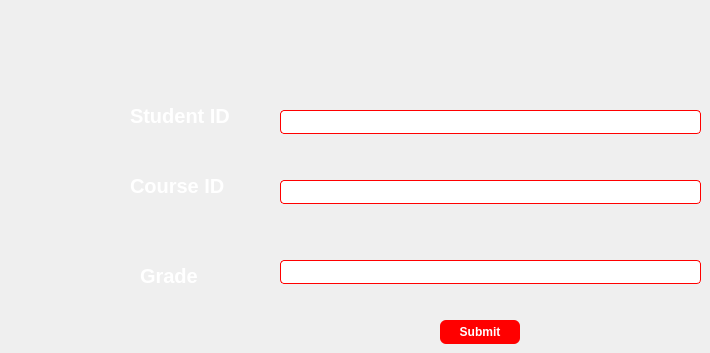
        <widget class="QWidget" name="tab_3">
         <attribute name="title">
          <string>Mange Grades</string>
         </attribute>
         <widget class="QLineEdit" name="lineEdit_studentID">
          <property name="geometry">
           <rect>
            <x>280</x>
            <y>110</y>
            <width>421</width>
            <height>24</height>
           </rect>
          </property>
          <property name="styleSheet">
           <string notr="true">
   color:white;
    border: 1px solid Red;
    border-radius: 4px;
    padding: 4px;

</string>
          </property>
         </widget>
         <widget class="QLineEdit" name="lineEdit_courseID_2">
          <property name="geometry">
           <rect>
            <x>280</x>
            <y>180</y>
            <width>421</width>
            <height>24</height>
           </rect>
          </property>
          <property name="styleSheet">
           <string notr="true">
   color:white;
    border: 1px solid Red;
    border-radius: 4px;
    padding: 4px;

</string>
          </property>
         </widget>
         <widget class="QLineEdit" name="lineEdit_grade">
          <property name="geometry">
           <rect>
            <x>280</x>
            <y>260</y>
            <width>421</width>
            <height>24</height>
           </rect>
          </property>
          <property name="styleSheet">
           <string notr="true">
   color:white;
    border: 1px solid Red;
    border-radius: 4px;
    padding: 4px;

</string>
          </property>
         </widget>
         <widget class="QPushButton" name="pushButton_submitGrade">
          <property name="geometry">
           <rect>
            <x>440</x>
            <y>320</y>
            <width>80</width>
            <height>24</height>
           </rect>
          </property>
          <property name="styleSheet">
           <string notr="true">QPushButton {
    background-color: rgb(255, 0, 0);
    color: white;
    border: none;
    border-radius: 6px;
    padding: 6px 12px;
    font-weight: bold;
}
QPushButton:hover {
    background-color: #1565C0;
}
QPushButton:disabled {
    background-color: #E0E0E0;
    color: #9E9E9E;
}
</string>
          </property>
          <property name="text">
           <string>Submit</string>
          </property>
         </widget>
         <widget class="QLabel" name="label_16">
          <property name="geometry">
           <rect>
            <x>130</x>
            <y>100</y>
            <width>121</width>
            <height>31</height>
           </rect>
          </property>
          <property name="font">
           <font>
            <pointsize>15</pointsize>
            <bold>true</bold>
           </font>
          </property>
          <property name="styleSheet">
           <string notr="true">color: rgb(255, 255, 255);
border-color:rgb(50, 50, 50);

font-weight: bold;
</string>
          </property>
          <property name="text">
           <string>Student ID</string>
          </property>
         </widget>
         <widget class="QLabel" name="label_17">
          <property name="geometry">
           <rect>
            <x>130</x>
            <y>170</y>
            <width>111</width>
            <height>31</height>
           </rect>
          </property>
          <property name="font">
           <font>
            <pointsize>15</pointsize>
            <bold>true</bold>
           </font>
          </property>
          <property name="styleSheet">
           <string notr="true">color: rgb(255, 255, 255);
border-color:rgb(50, 50, 50);

font-weight: bold;
</string>
          </property>
          <property name="text">
           <string>Course ID</string>
          </property>
         </widget>
         <widget class="QLabel" name="label_18">
          <property name="geometry">
           <rect>
            <x>140</x>
            <y>260</y>
            <width>81</width>
            <height>31</height>
           </rect>
          </property>
          <property name="font">
           <font>
            <pointsize>15</pointsize>
            <bold>true</bold>
           </font>
          </property>
          <property name="styleSheet">
           <string notr="true">color: rgb(255, 255, 255);
border-color:rgb(50, 50, 50);

font-weight: bold;
</string>
          </property>
          <property name="text">
           <string>Grade</string>
          </property>
         </widget>
        </widget>
